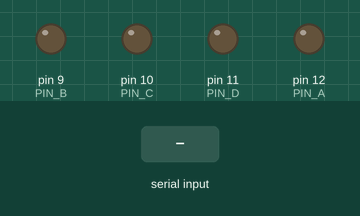
The sketch below on a simulated Arduino Uno, built with avr-gcc and run on an emulated ATmega328P. On the bench: output pins drawn as LEDs (lit = HIGH). The test bench sets the inputs (shaded band). What the sketch prints to the serial monitor is not drawn.

Above: at 1.2 s.
1.3 s: "90,45\n" received over Serial
At 1.7 s:
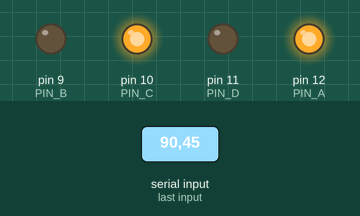
2.8 s: "30,150\n" received over Serial
At 4.0 s:
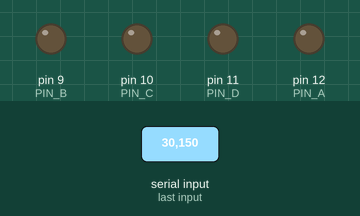
4.3 s: "200\n" received over Serial
5.8 s: "5\n" received over Serial
At 6.2 s:
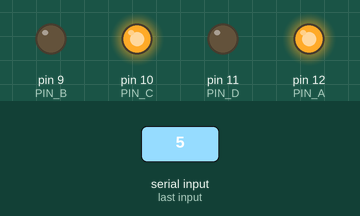
7.3 s: "90\n" received over Serial
At 8.6 s:
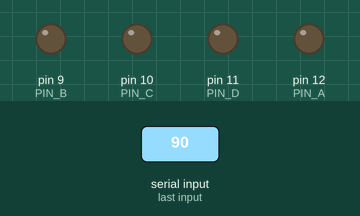
Timing chart, 0 to 9.8 s (numbered marks = the images above; inputs shaded):
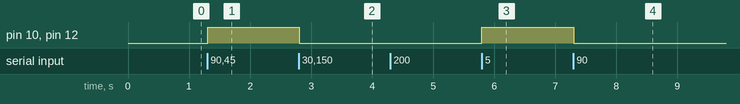

The sketch:

seven_segments_display_4511_serial_write.ino
```cpp
const int PIN_A = 12;
const int PIN_B = 9;
const int PIN_C = 10;
const int PIN_D = 11;
const int N_NUMBERS = 10;
const int N_BITS = 4;
const int SERIAL_VEL = 9600;

int pinSequence[N_BITS] = {PIN_A, PIN_B, PIN_C, PIN_D};
int numbers[N_NUMBERS][N_BITS] = {
      {0,0,0,0}, // 0
      {0,0,0,1}, // 1
      {0,0,1,0}, // 2
      {0,0,1,1}, // 3
      {0,1,0,0}, // 4
      {0,1,0,1}, // 5
      {0,1,1,0}, // 6
      {0,1,1,1}, // 7
      {1,0,0,0}, // 8
      {1,0,0,1}, // 9
    };

void setDisplayInput(int* input);
void displayInformedNumber();
bool hasByteOnSerialPort();
bool isValidDigit(int serialReading);

void setup() {
  pinMode(PIN_A, OUTPUT);
  pinMode(PIN_B, OUTPUT);
  pinMode(PIN_C, OUTPUT);
  pinMode(PIN_D, OUTPUT);

  Serial.begin(SERIAL_VEL);
  Serial.println("Inform a number between 0 and 9:");
}

void loop() {
  if(hasByteOnSerialPort()){
    displayInformedNumber();
  }
}

void displayInformedNumber()
{
  int serialNumber = getSerialNumber();
  if(isValidDigit(serialNumber))
  {
    setDisplayInput(numbers[serialNumber]);
  }
}

void setDisplayInput(int* input)
{
  for(int pinIndex = 0; pinIndex < N_BITS; pinIndex++)
  {
    int value = input[pinIndex];
    int pin = pinSequence[N_BITS - (pinIndex + 1)];
    digitalWrite(pin, value);
  }
}

int getSerialNumber()
{
  char serialReading = Serial.read();
  serialReading = serialReading - 48;
  return serialReading;
}

bool hasByteOnSerialPort()
{
  return Serial.available() > 0;
}

bool isValidDigit(int serialReading)
{
  return serialReading >= 0 && serialReading <= 9;
}
```

Measured:
- after the input at 1.3 s, pin 10 (PIN_C), pin 12 (PIN_A): LOW → HIGH at once
- after the input at 2.8 s, pin 10 (PIN_C), pin 12 (PIN_A): HIGH → LOW at once
- after the input at 5.8 s, pin 10 (PIN_C), pin 12 (PIN_A): LOW → HIGH at once
- after the input at 7.3 s, pin 10 (PIN_C), pin 12 (PIN_A): HIGH → LOW at once
